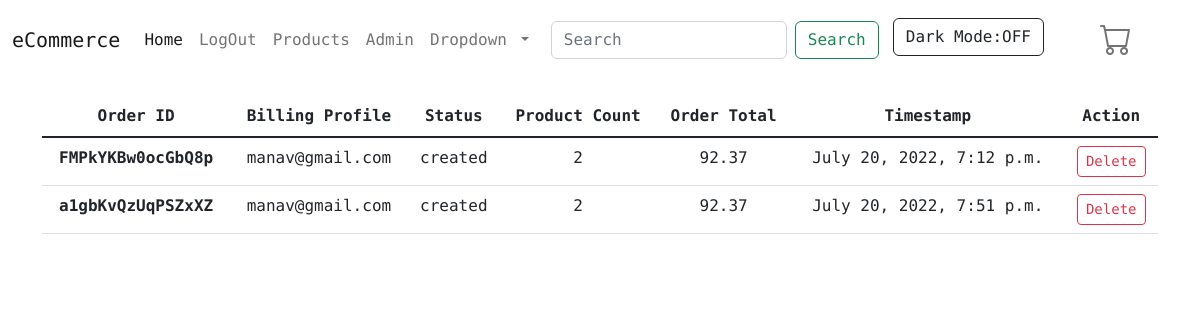
Screenshot of /orders/order_list/ (signed in) with the database file from the repository.
### orders/models.py (models this page shows, shortened)
class Order(models.Model):
    billing_profile = models.ForeignKey(
        BillingProfile, on_delete=models.CASCADE, blank=True, null=True)
    order_id = models.CharField(
        max_length=255, unique=True, blank=True, null=True)
    shipping_address = models.ForeignKey(
        Address,related_name='shipping_addresses',on_delete=models.CASCADE, null=True, blank=True)
    billing_address = models.ForeignKey(
        Address,related_name='billing_addresses', on_delete=models.CASCADE, null=True, blank=True)
    cart = models.ForeignKey(Cart, on_delete=models.CASCADE)
    status = models.CharField(
        max_length=255, default='created', choices=ORDER_STATUS_CHOICES)
    shipping_total = models.DecimalField(
        max_digits=100, default=5.99, decimal_places=2)
    order_total = models.DecimalField(
        max_digits=100, default=0.00, decimal_places=2)
    active = models.BooleanField(default=True)
    timestamp=models.DateTimeField(auto_now_add=True,blank=True,null=True)
    objects = OrderManager()

### billing/models.py (models this page shows)
class BillingProfile(models.Model):
    user=models.OneToOneField(User,null=True,blank=True,on_delete=models.CASCADE)
    email=models.EmailField()
    active=models.BooleanField(default=True)
    update=models.DateTimeField(auto_now=True)
    timestamp=models.DateTimeField(auto_now_add=True)
    objects=BillingProfileManager()
    def __str__(self):
        return self.email

### carts/models.py (models this page shows, shortened)
class Cart(models.Model):
    user=models.ForeignKey(User,null=True,blank=True,on_delete=models.CASCADE)
    products=models.ManyToManyField(Product,blank=True)
    subtotal=models.DecimalField(max_digits=100,default=0.00, decimal_places=2)
    total=models.DecimalField(max_digits=100,default=0.00, decimal_places=2)
    updated=models.DateTimeField(auto_now=True)
    timestamp=models.DateTimeField(auto_now_add=True)
    objects=CartManager()

### orders/views.py (the view)
def OrderObjects(request):
    billing_profile_obj=BillingProfile.objects.get(user=request.user)
    object=Order.objects.filter(billing_profile=billing_profile_obj)
    context={
        'object':object,
    }
    return render(request, 'orders/orders.html', context)

### accounts/forms.py
class SignUpForm(UserCreationForm):
    class Meta:
        model=get_user_model()
        fields=('username','email','password1','password2')

### ecommerce/forms.py
class ContactForm(forms.Form):
    Username=forms.CharField(max_length=255, required=True)
    Email=forms.EmailField(max_length=255, required=True)
    Content=forms.CharField(required=True,widget=forms.Textarea())
    def __init__(self, *args, **kwargs):
        super(ContactForm, self).__init__(*args, **kwargs)
        self.fields['Username'].widget=forms.TextInput(attrs={
            'id':'u_name'
        })
        self.fields['Email'].widget=forms.EmailInput(attrs={
            'id':'e_mail'
        })

### accounts/context_processors.py (called while the page is built)
def categories_processor(request):
 return {'signup_form': SignUpForm()
         ,'login_form':AuthenticationForm()
         ,'contact_form':ContactForm(request.POST or None)
         ,'usernameforpasswordresetform':UsernameForPasswordReset(request.POST or None)
         ,'passwordchangeform':PasswordChangeForm(request.user)
         }

### product/models.py (called while the page is built)
    def active(self):
        return self.filter(active=True)

    def get_queryset(self):
        return ProductQuerySet(self.model,using=self._db)

    def all(self):
        return self.get_queryset().active()

### orders/templates/orders/orders.html (shortened to what this page needs)
{% extends 'base.html' %}
{% block content %}
<table class="table text-center" id='table'>
    <thead>
      <tr>
        <th scope="col">Order ID</th>
        <th scope="col">Billing Profile</th>
        <th scope="col">Status</th>
        <th scope="col">Product Count</th>
        <th scope="col">Order Total</th>
        <th scope="col">Timestamp</th>
        <th scope="col">Action</th>
      </tr>
    </thead>
    <tbody class="table-group-divider">
        {% for i in object %}
      <tr>
        <th scope="row">{{i.order_id}}</th>
        <td>{{i.billing_profile}}</td>
        <td>{{i.status}}</td>
        <td>{{i.cart.products.all.count}}</td>
        <td>{{i.order_total}}</td>
        <td>{{i.timestamp}}</td>
        <td><a href="{% url 'orders:delete_order' pk=i.pk %}" class="btn btn-outline-danger btn-sm delete_order">Delete</a></td>
      </tr>
      {% endfor %}
    </tbody>
  </table>
{% endblock content %}

### static/simplesocial/css/master.css (style rules this page uses)
* { font-family: 'Fira Code', monospace; }
body { height:100%; margin: 0; overflow:scroll; }

### rows the page displays
Order: order_id "FMPkYKBw0ocGbQ8p", billing_profile "manav@gmail.com", status "created", cart.products.all.count "2", order_total "92.37", timestamp "July 20, 2022, 7:12 p.m."
Order: order_id "a1gbKvQzUqPSZxXZ", billing_profile "manav@gmail.com", status "created", cart.products.all.count "2", order_total "92.37", timestamp "July 20, 2022, 7:51 p.m."
